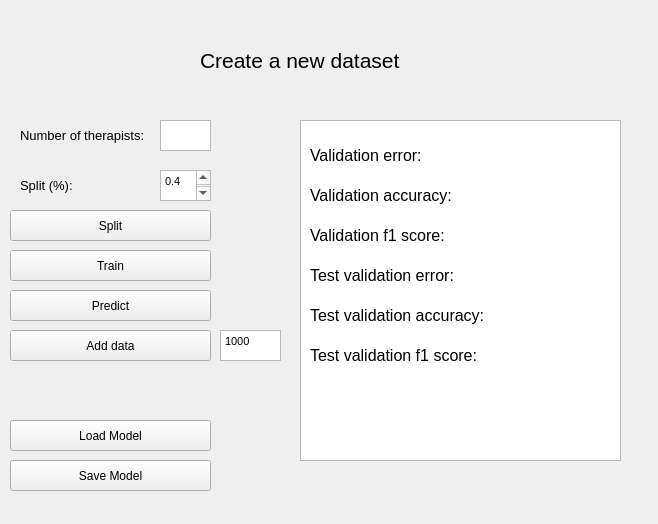
<?xml version="1.0" encoding="UTF-8"?>
<ui version="4.0">
 <class>Form</class>
 <widget class="QWidget" name="Form">
  <property name="geometry">
   <rect>
    <x>0</x>
    <y>0</y>
    <width>658</width>
    <height>524</height>
   </rect>
  </property>
  <property name="windowTitle">
   <string>Form</string>
  </property>
  <widget class="QPushButton" name="split">
   <property name="geometry">
    <rect>
     <x>10</x>
     <y>210</y>
     <width>201</width>
     <height>31</height>
    </rect>
   </property>
   <property name="text">
    <string>Split</string>
   </property>
  </widget>
  <widget class="QLabel" name="label">
   <property name="geometry">
    <rect>
     <x>200</x>
     <y>30</y>
     <width>221</width>
     <height>61</height>
    </rect>
   </property>
   <property name="font">
    <font>
     <pointsize>16</pointsize>
    </font>
   </property>
   <property name="text">
    <string>Create a new dataset</string>
   </property>
  </widget>
  <widget class="QTextEdit" name="textEdit">
   <property name="geometry">
    <rect>
     <x>160</x>
     <y>120</y>
     <width>51</width>
     <height>31</height>
    </rect>
   </property>
  </widget>
  <widget class="QLabel" name="input">
   <property name="geometry">
    <rect>
     <x>20</x>
     <y>120</y>
     <width>131</width>
     <height>31</height>
    </rect>
   </property>
   <property name="font">
    <font>
     <pointsize>10</pointsize>
    </font>
   </property>
   <property name="text">
    <string>Number of therapists:</string>
   </property>
  </widget>
  <widget class="QPushButton" name="load_model">
   <property name="geometry">
    <rect>
     <x>10</x>
     <y>420</y>
     <width>201</width>
     <height>31</height>
    </rect>
   </property>
   <property name="text">
    <string>Load Model</string>
   </property>
  </widget>
  <widget class="QPushButton" name="save_model">
   <property name="geometry">
    <rect>
     <x>10</x>
     <y>460</y>
     <width>201</width>
     <height>31</height>
    </rect>
   </property>
   <property name="text">
    <string>Save Model</string>
   </property>
  </widget>
  <widget class="QListView" name="results">
   <property name="geometry">
    <rect>
     <x>300</x>
     <y>120</y>
     <width>321</width>
     <height>341</height>
    </rect>
   </property>
  </widget>
  <widget class="QLabel" name="input_2">
   <property name="geometry">
    <rect>
     <x>20</x>
     <y>170</y>
     <width>131</width>
     <height>31</height>
    </rect>
   </property>
   <property name="font">
    <font>
     <pointsize>10</pointsize>
    </font>
   </property>
   <property name="text">
    <string>Split (%):</string>
   </property>
  </widget>
  <widget class="QTextEdit" name="split_val">
   <property name="geometry">
    <rect>
     <x>160</x>
     <y>170</y>
     <width>51</width>
     <height>31</height>
    </rect>
   </property>
   <property name="html">
    <string>&lt;!DOCTYPE HTML PUBLIC &quot;-//W3C//DTD HTML 4.0//EN&quot; &quot;http://www.w3.org/TR/REC-html40/strict.dtd&quot;&gt;
&lt;html&gt;&lt;head&gt;&lt;meta name=&quot;qrichtext&quot; content=&quot;1&quot; /&gt;&lt;style type=&quot;text/css&quot;&gt;
p, li { white-space: pre-wrap; }
&lt;/style&gt;&lt;/head&gt;&lt;body style=&quot; font-family:'MS Shell Dlg 2'; font-size:8.25pt; font-weight:400; font-style:normal;&quot;&gt;
&lt;p style=&quot; margin-top:0px; margin-bottom:0px; margin-left:0px; margin-right:0px; -qt-block-indent:0; text-indent:0px;&quot;&gt;0.4&lt;/p&gt;
&lt;p style=&quot;-qt-paragraph-type:empty; margin-top:0px; margin-bottom:0px; margin-left:0px; margin-right:0px; -qt-block-indent:0; text-indent:0px;&quot;&gt;&lt;br /&gt;&lt;/p&gt;&lt;/body&gt;&lt;/html&gt;</string>
   </property>
  </widget>
  <widget class="QPushButton" name="train_model">
   <property name="geometry">
    <rect>
     <x>10</x>
     <y>250</y>
     <width>201</width>
     <height>31</height>
    </rect>
   </property>
   <property name="text">
    <string>Train</string>
   </property>
  </widget>
  <widget class="QLabel" name="val_error">
   <property name="geometry">
    <rect>
     <x>310</x>
     <y>140</y>
     <width>301</width>
     <height>31</height>
    </rect>
   </property>
   <property name="font">
    <font>
     <pointsize>12</pointsize>
    </font>
   </property>
   <property name="text">
    <string>Validation error: </string>
   </property>
  </widget>
  <widget class="QLabel" name="val_acc">
   <property name="geometry">
    <rect>
     <x>310</x>
     <y>180</y>
     <width>301</width>
     <height>31</height>
    </rect>
   </property>
   <property name="font">
    <font>
     <pointsize>12</pointsize>
    </font>
   </property>
   <property name="text">
    <string>Validation accuracy: </string>
   </property>
  </widget>
  <widget class="QLabel" name="val_f1">
   <property name="geometry">
    <rect>
     <x>310</x>
     <y>220</y>
     <width>301</width>
     <height>31</height>
    </rect>
   </property>
   <property name="font">
    <font>
     <pointsize>12</pointsize>
    </font>
   </property>
   <property name="text">
    <string>Validation f1 score:</string>
   </property>
  </widget>
  <widget class="QLabel" name="test_error">
   <property name="geometry">
    <rect>
     <x>310</x>
     <y>260</y>
     <width>301</width>
     <height>31</height>
    </rect>
   </property>
   <property name="font">
    <font>
     <pointsize>12</pointsize>
    </font>
   </property>
   <property name="text">
    <string>Test validation error:</string>
   </property>
  </widget>
  <widget class="QLabel" name="test_acc">
   <property name="geometry">
    <rect>
     <x>310</x>
     <y>300</y>
     <width>301</width>
     <height>31</height>
    </rect>
   </property>
   <property name="font">
    <font>
     <pointsize>12</pointsize>
    </font>
   </property>
   <property name="text">
    <string>Test validation accuracy:</string>
   </property>
  </widget>
  <widget class="QLabel" name="test_f1">
   <property name="geometry">
    <rect>
     <x>310</x>
     <y>340</y>
     <width>301</width>
     <height>31</height>
    </rect>
   </property>
   <property name="font">
    <font>
     <pointsize>12</pointsize>
    </font>
   </property>
   <property name="text">
    <string>Test validation f1 score:</string>
   </property>
  </widget>
  <widget class="QPushButton" name="predict">
   <property name="geometry">
    <rect>
     <x>10</x>
     <y>290</y>
     <width>201</width>
     <height>31</height>
    </rect>
   </property>
   <property name="text">
    <string>Predict</string>
   </property>
  </widget>
  <widget class="QPushButton" name="add_data">
   <property name="geometry">
    <rect>
     <x>10</x>
     <y>330</y>
     <width>201</width>
     <height>31</height>
    </rect>
   </property>
   <property name="text">
    <string>Add data</string>
   </property>
  </widget>
  <widget class="QTextEdit" name="add_val">
   <property name="geometry">
    <rect>
     <x>220</x>
     <y>330</y>
     <width>61</width>
     <height>31</height>
    </rect>
   </property>
   <property name="html">
    <string>&lt;!DOCTYPE HTML PUBLIC &quot;-//W3C//DTD HTML 4.0//EN&quot; &quot;http://www.w3.org/TR/REC-html40/strict.dtd&quot;&gt;
&lt;html&gt;&lt;head&gt;&lt;meta name=&quot;qrichtext&quot; content=&quot;1&quot; /&gt;&lt;style type=&quot;text/css&quot;&gt;
p, li { white-space: pre-wrap; }
&lt;/style&gt;&lt;/head&gt;&lt;body style=&quot; font-family:'MS Shell Dlg 2'; font-size:8.25pt; font-weight:400; font-style:normal;&quot;&gt;
&lt;p style=&quot; margin-top:0px; margin-bottom:0px; margin-left:0px; margin-right:0px; -qt-block-indent:0; text-indent:0px;&quot;&gt;1000&lt;/p&gt;&lt;/body&gt;&lt;/html&gt;</string>
   </property>
  </widget>
 </widget>
 <resources/>
 <connections/>
</ui>
